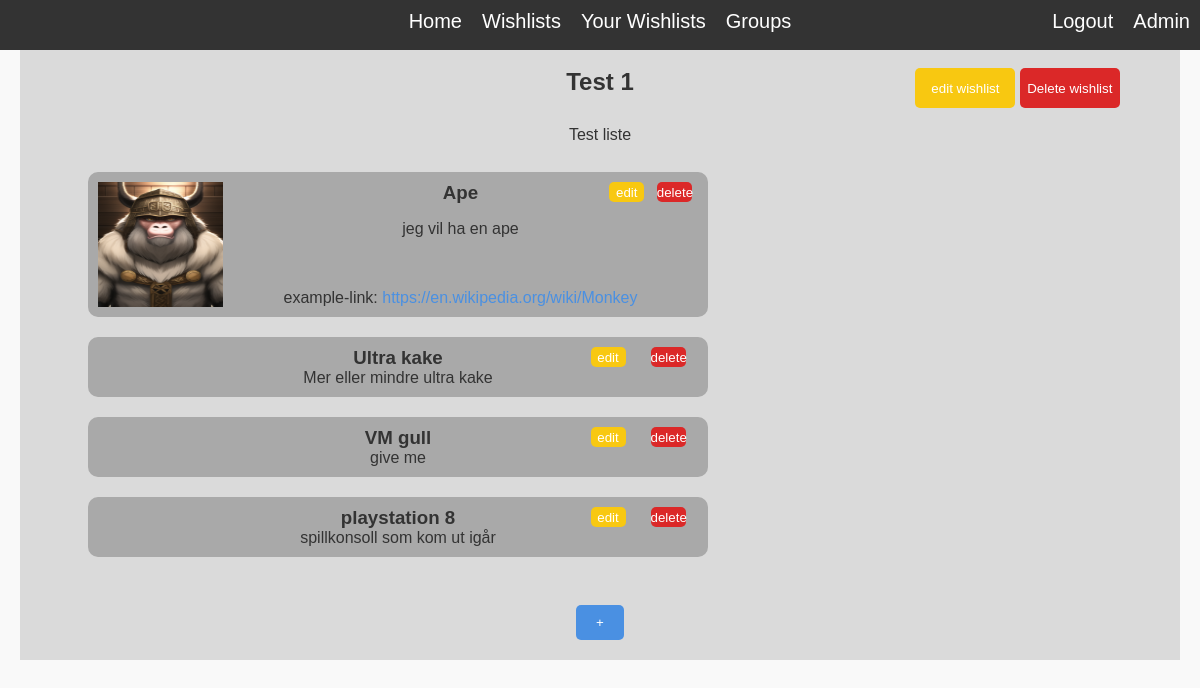
/wishlist/1/ (signed in), run on an earlier commit of the app's database.
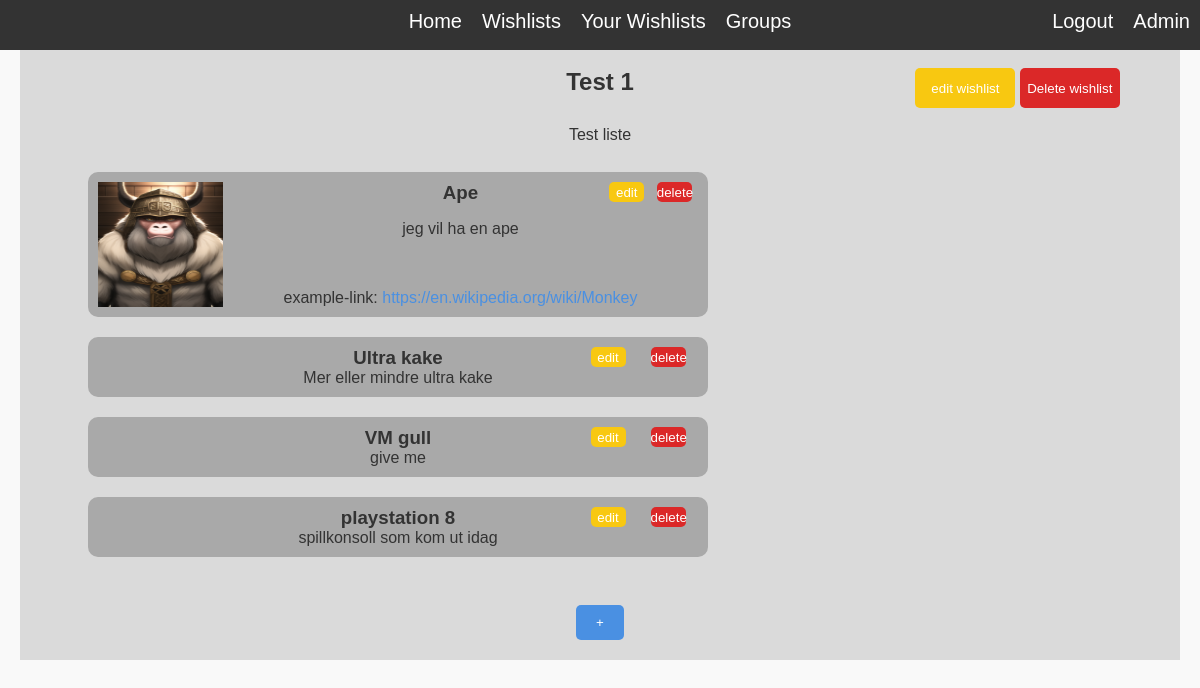
And on a later commit of the database.
### wishlistManager/models.py (models this page shows, shortened)
class Item(models.Model):
    name = models.CharField(max_length=100)
    description = models.TextField()
    example_link = models.URLField(blank=True, null=True)
    wishlist = models.ForeignKey(Wishlist, related_name='items', on_delete=models.CASCADE)
    image = models.ImageField(upload_to='images/', blank=True)
    category = models.ForeignKey(Category, related_name='items', on_delete=models.CASCADE, null=True, blank=True)

### wishlistManager/views.py (the view)
# urls.py: path('', views.wishlist_detail, name='wishlist_detail'),
def wishlist_detail(request, wishlist_id):
    current_wishlist = get_object_or_404(Wishlist, id=wishlist_id)
    items = Item.objects.filter(wishlist = current_wishlist)
    can_view = current_wishlist.user_can_view(request.user)
    if can_view == False:
        current_wishlist = None
        items = None
    context = {'wishlist': current_wishlist, 'items': items, 'can_view':can_view}
    return render(request, 'wishlist/wishlist.html', context)

### wishlistManager/models.py (called while the page is built, shortened)
    def shared_with_user(self, user):
        if user == self.user:
            return False

    def user_can_view(self, user):
        return any([self.user == user, self.privacy_level == 0, self.shared_with_user(user)])

### wishlistManager/templates/wishlist/wishlist.html (shortened to what this page needs)
{% extends "base.html" %}
{% load static %}
    {% block content %}
    {% if can_view %}
        <div class="wishlist-title">
            <div class = "edit_wishlist_button"></div><div class = "delete_wishlist_button"></div>
            <h2> {{ wishlist.name }}</h2>
            {% if request.user == wishlist.user %}
            <form action="{% url 'edit_wishlist' wishlist.id %}" method = "get" class="edit_wishlist_button">
                <button type="submit" class="edit_wishlist_button">edit wishlist</button>
            </form>
            <form action="{% url 'delete_wishlist' wishlist.id %}" method="get" class="delete_wishlist_button">
                <button type="submit" class="delete_wishlist_button" >Delete wishlist</button>
            </form>
            {% else %}
            <div class = "edit_wishlist_button"></div><div class = "delete_wishlist_button"></div>
            {% endif %}
        </div>
        <br>
        {% if wishlist.description %}
        <p>{{ wishlist.description }}</p>
        <br>
    {% endif %}
        <div class="wishlist-item-container">
        {% for item in items %}
            <div class="wishlist-item">
                <div class="item-content">
                    <div class="item_image">
                        {% if item.image %}
                        <img class="item-image"  src="{{ item.image.url }}" alt="{{ item.name }}"><br>
                        {% endif %}
                    </div>
                    <div class="item-text">
                        <div class="item-title">
                            {% if request.user == wishlist.user %}<div class = "edit_button"></div><div class = "edit_button"></div>{% endif %}
                            <h3>{{ item.name }}</h3>
                            {% if request.user == wishlist.user %}
                                <form action="{% url 'edit_item' wishlist.id item.id %}" method = "get" class="edit_button">
                                    <button type="submit" class="edit_button">edit</button>
                                </form>
                                <form action="{% url 'delete_item' wishlist.id item.id %}" method = "get" class="delete_button">
                                    <button type="submit" class="delete_button">delete</button>
                                </form>
                            {% endif %}
                        </div>
                        {% if item.description %}
                        <p>{{item.description}}</p>
                        {% endif%}
                        {% if item.example_link %}
                            <br>
                            {% if item.example_link|length <= 45 %}
                            <p>example-link: <a href="{{ item.example_link }}">{{ item.example_link }}</a></p>
                            {% else %}
                                <p>example-link: <a href="{{ item.example_link }}">click here</a></p>
                            {% endif %}
                        {% endif %}
                    </div>
                </div>
            </div>
        {% endfor %}
        </div>
        {% if wishlist.user == request.user %}
        <br>
        <form action="{% url 'add_item' wishlist.id %}" method = "get">
            <button type="submit">+</button>
        </form>
        {% endif %}
    {% endif %}
    {% endblock %}

What changed in the data, as far as the page shows it:
changed Item "playstation 8": description "spillkonsoll som kom ut igår" → "spillkonsoll som kom ut idag"
